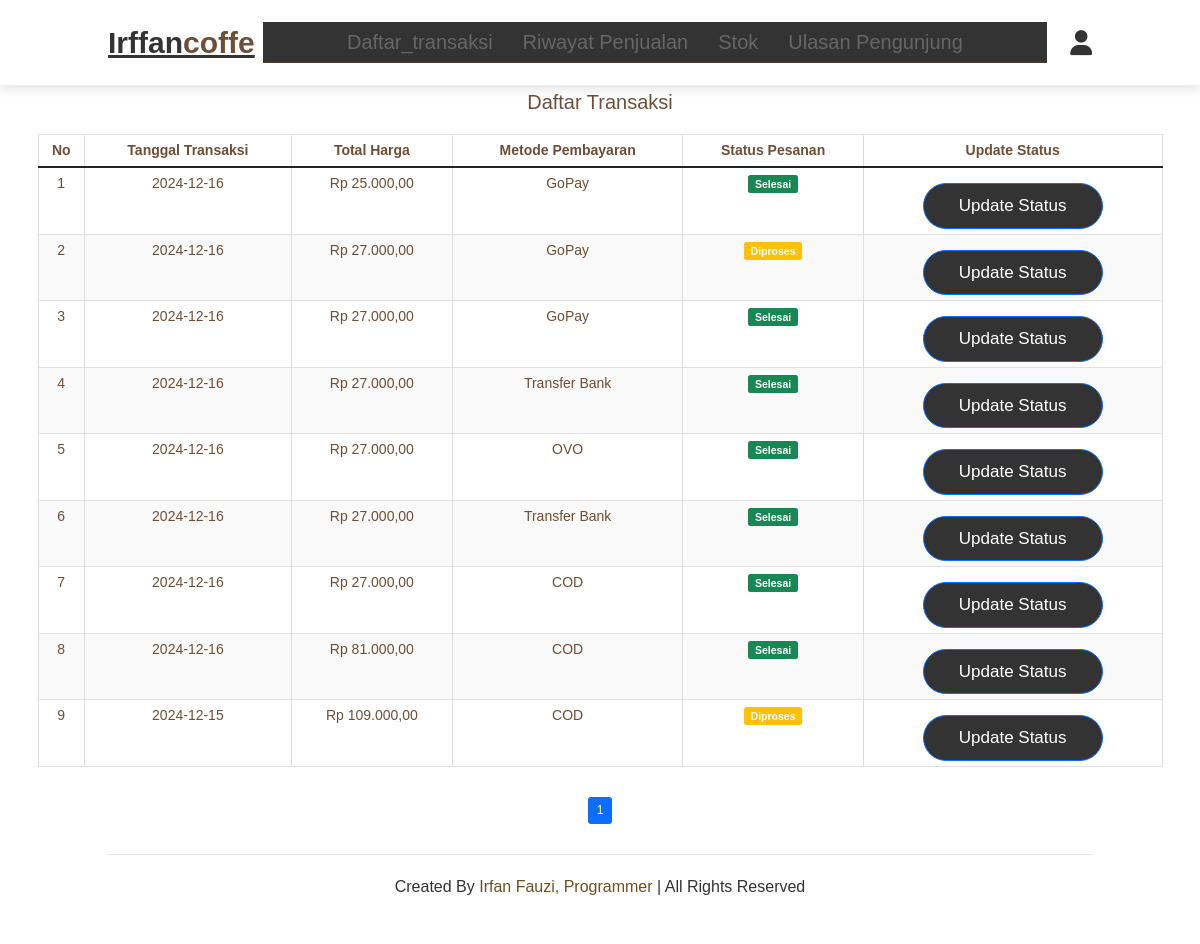
Page /admin/daftar_transaksi.php on the committed database.
### tables this page shows
CREATE TABLE `transaksi` (
  `id_transaksi` int(11) NOT NULL,
  `id_user` int(11) NOT NULL,
  `tanggal_transaksi` date NOT NULL,
  `total_harga` decimal(10,2) NOT NULL,
  `metode_pembayaran` varchar(50) DEFAULT 'Tunai',
  `status_pesanan` enum('Diproses','Selesai','Dibatalkan') DEFAULT 'Diproses',
  `nomor_meja` varchar(50) DEFAULT NULL
);

### admin/daftar_transaksi.php (the view, shortened to what this page needs)
<?php
require_once('../config.php');
$page = isset($_GET['page']) ? (int)$_GET['page'] : 1;
$perPage = 20;
$offset = ($page - 1) * $perPage;
$query = $db->prepare("SELECT * FROM transaksi ORDER BY tanggal_transaksi DESC LIMIT :offset, :perPage");
$query->bindValue(':offset', $offset, PDO::PARAM_INT);
$query->bindValue(':perPage', $perPage, PDO::PARAM_INT);
$query->execute();
$transaksiList = $query->fetchAll(PDO::FETCH_ASSOC);
$totalQuery = $db->query("SELECT COUNT(*) as total FROM transaksi");
$totalData = $totalQuery->fetch(PDO::FETCH_ASSOC)['total'];
$totalPages = ceil($totalData / $perPage);
?>
<!DOCTYPE html>
<html lang="en">
<head>
    <link href="https://cdn.jsdelivr.net/npm/bootstrap@5.1.3/dist/css/bootstrap.min.css" rel="stylesheet">
    <link rel="stylesheet" href="style.css">
</head>
<body>
<?php include('../register/navadmin.php'); ?>
<div class="container my-5">
    <h2 class="text-center">Daftar Transaksi</h2>
    <?php if (count($transaksiList) > 0): ?>
        <div class="table-responsive">
            <table class="table table-bordered">
                <thead>
                    <tr>
                        <th>No</th>
                        <th>Tanggal Transaksi</th>
                        <th>Total Harga</th>
                        <th>Metode Pembayaran</th>
                        <th>Status Pesanan</th>
                        <th>Update Status</th>
                    </tr>
                </thead>
                <tbody>
                    <?php foreach ($transaksiList as $index => $transaksi): ?>
                        <tr>
                            <td><?= $index + 1 + $offset ?></td>
                            <td><?= $transaksi['tanggal_transaksi'] ?></td>
                            <td>Rp <?= number_format($transaksi['total_harga'], 2, ',', '.') ?></td>
                            <td><?= $transaksi['metode_pembayaran'] ?></td>
                            <td>
                                <?php
                                    $status = $transaksi['status_pesanan'];
                                    if ($status == 'Diproses') {
                                        echo '<span class="badge bg-warning">Diproses</span>';
                                    } elseif ($status == 'Selesai') {
                                        echo '<span class="badge bg-success">Selesai</span>';
                                    } else {
                                        echo '<span class="badge bg-danger">Dibatalkan</span>';
                                    }
                                ?>
                            </td>
                            <td>
                                <a href="update_status.php?id_transaksi=<?= $transaksi['id_transaksi'] ?>" class="btn btn-primary">Update Status</a>
                            </td>
                        </tr>
                    <?php endforeach; ?>
                </tbody>
            </table>
        </div>
        <nav>
            <ul class="pagination justify-content-center">
                <?php for ($i = 1; $i <= $totalPages; $i++): ?>
                    <li class="page-item <?= ($page == $i) ? 'active' : '' ?>">
                        <a class="page-link" href="?page=<?= $i ?>"><?= $i ?></a>
                    </li>
                <?php endfor; ?>
            </ul>
        </nav>
    <?php else: ?>
        <p class="text-center">Belum ada transaksi.</p>
    <?php endif; ?>
</div>
<?php include('../register/footer.php'); ?>
</body>
</html>

### register/style.css (style rules this page uses)
:root { --primary: #b6895b; --bg: #000000; }
* { font-family: "Poppins", sans-serif; margin: 0; padding: 0; box-sizing: border-box; outline: none; border: none; text-decoration: none; }
html { scroll-behavior: smooth; }
body { font-family: "Poppins", sans-serif; background-color: var(--bg); color: #fff; }
@media (max-width: 1366px) { html { font-size: 75%; } }

### admin/daftar_transaksi.php (style rules this page uses)
:root { --brown: #6f4e37; --dark: #333; --light: #fff; --gray: #999; --beige: #f7f0e1; --blue: #007BFF; }
body { font-family: 'Arial', sans-serif; background-color: #f7f7f7; color: #333; padding-top: 6rem; }
h2 { text-align: center; color: var(--brown); font-size: 2.5rem; margin-bottom: 2rem; }
.table-responsive { margin-top: 2rem; }
.table { width: 100%; border-collapse: collapse; font-size: 1.4rem; }
.table th, .table td { padding: 15px; text-align: center; border: 1px solid #ddd; }
.table th { background-color: var(--brown); color: var(--light); }
.table td { background-color: var(--light); color: var(--dark); }
.table tr:nth-child(even) { background-color: #f9f9f9; }
.table td, .table th { font-size: 1.4rem; color: var(--brown); }
.pagination { justify-content: center; margin-top: 2rem; }
.page-item.active .page-link { background-color: var(--blue); border-color: var(--blue); }
.page-link { color: var(--blue); font-size: 1.2rem; }

### register/navadmin.php (style rules this page uses)
:root { --pink: #e84393; --dark: #333; --light: #fff; --gray: #999; --brown: #6f4e37; }
* { margin: 0; padding: 0; font-family: Verdana, Geneva, Tahoma, sans-serif; outline: none; text-decoration: none; text-transform: capitalize; transition: .2s linear; }
html { font-size: 62.5%; scroll-behavior: smooth; scroll-padding-top: 6rem; overflow-y: auto; }
.btn { display: inline-block; margin-top: 1rem; border-radius: 5rem; background: var(--dark); color: var(--light); padding: .9rem 3.5rem; cursor: pointer; font-size: 1.7rem; text-align: center; }

### rows in the picture
transaksi: offset "1", tanggal_transaksi "2024-12-16", total_harga "25.000,00", metode_pembayaran "GoPay", status_pesanan "Selesai"
transaksi: offset "2", tanggal_transaksi "2024-12-16", total_harga "27.000,00", metode_pembayaran "GoPay", status_pesanan "Diproses"
transaksi: offset "3", tanggal_transaksi "2024-12-16", total_harga "27.000,00", metode_pembayaran "GoPay", status_pesanan "Selesai"
transaksi: offset "4", tanggal_transaksi "2024-12-16", total_harga "27.000,00", metode_pembayaran "Transfer Bank", status_pesanan "Selesai"
transaksi: offset "5", tanggal_transaksi "2024-12-16", total_harga "27.000,00", metode_pembayaran "OVO", status_pesanan "Selesai"
transaksi: offset "6", tanggal_transaksi "2024-12-16", total_harga "27.000,00", metode_pembayaran "Transfer Bank", status_pesanan "Selesai"
transaksi: offset "7", tanggal_transaksi "2024-12-16", total_harga "27.000,00", metode_pembayaran "COD", status_pesanan "Selesai"
transaksi: offset "8", tanggal_transaksi "2024-12-16", total_harga "81.000,00", metode_pembayaran "COD", status_pesanan "Selesai"
transaksi: offset "9", tanggal_transaksi "2024-12-15", total_harga "109.000,00", metode_pembayaran "COD", status_pesanan "Diproses"
